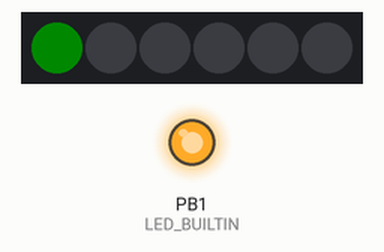
This sketch was run on a simulated ATtiny85, built with avr-gcc and run on an emulated ATtiny85. Shown: 6 RGB LEDs in strip order, left to right, output pins drawn as LEDs (lit = HIGH). Dim RGB values are drawn brighter than linear.

Above: at 0.1 s.
At 0.6 s:
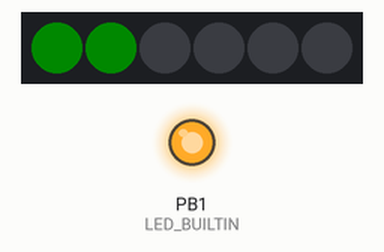
At 1.1 s:
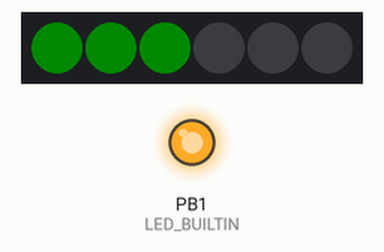
At 1.6 s:
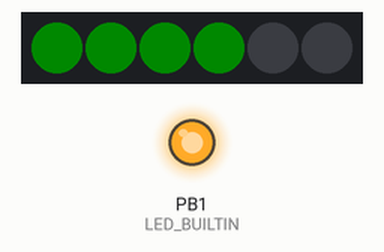
At 2.1 s:
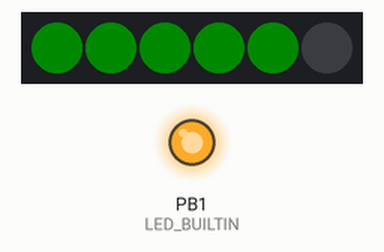
At 2.6 s:
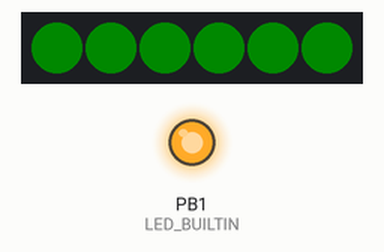
Timing chart, 0 to 40.0 s (numbered marks = the images above):
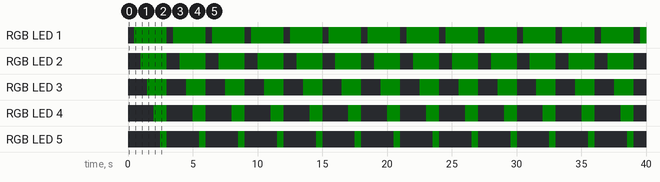

Measured:
- by itself, RGB LED 1: alternates RGB(0, 10, 0) for 2.5 s and off for 0.50 s
- by itself, RGB LED 2: alternates RGB(0, 10, 0) for 2.0 s and off for 1.0 s
- by itself, RGB LED 3: alternates RGB(0, 10, 0) for 1.5 s and off for 1.5 s
- by itself, RGB LED 4: alternates RGB(0, 10, 0) for 1.0 s and off for 2.0 s
- by itself, RGB LED 5: alternates RGB(0, 10, 0) for 0.50 s and off for 2.5 s
- what the display in image 1 shows lasts 0.5 s, from 0.5 s to 1.0 s

The sketch:

nur_LED.ino
```cpp
#include <Adafruit_NeoPixel.h>
#ifdef __AVR__
  #include <avr/power.h>
#endif
#define PIN       4
#define NUMPIXELS 6

Adafruit_NeoPixel pixels(NUMPIXELS, PIN, NEO_GRB + NEO_KHZ800);
#define DELAYVAL 500

void setup() {
#if defined(__AVR_ATtiny85__) && (F_CPU == 16000000)
  clock_prescale_set(clock_div_1);
#endif

  pixels.begin();
  pinMode(LED_BUILTIN, OUTPUT);
  digitalWrite(LED_BUILTIN, HIGH);
}

void loop() {
  pixels.clear();

  for(int i=0; i<NUMPIXELS; i++) {

    pixels.setPixelColor(i, pixels.Color(0, 10, 0));
    pixels.show();
    delay(DELAYVAL);
  }
}
```
